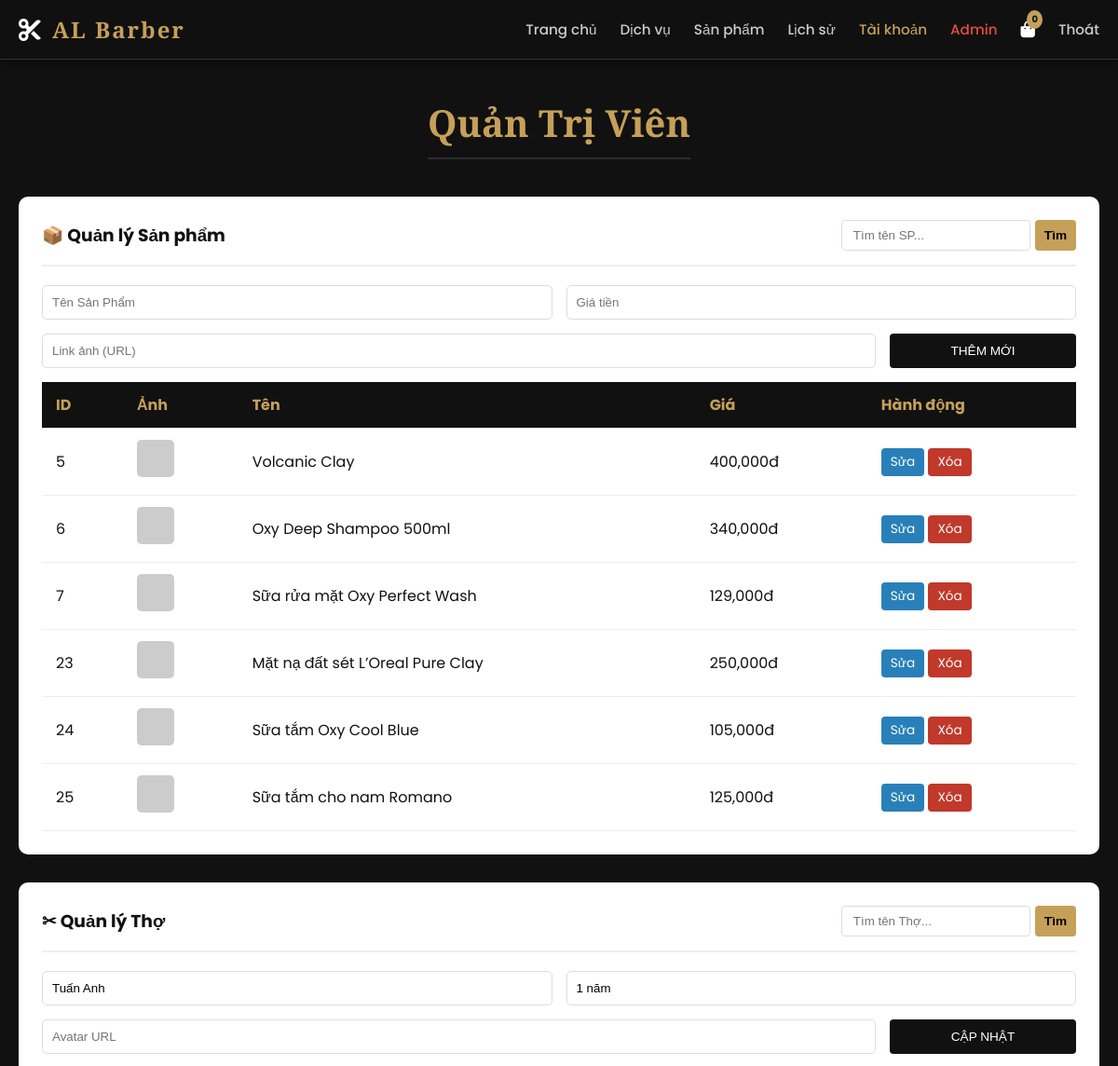
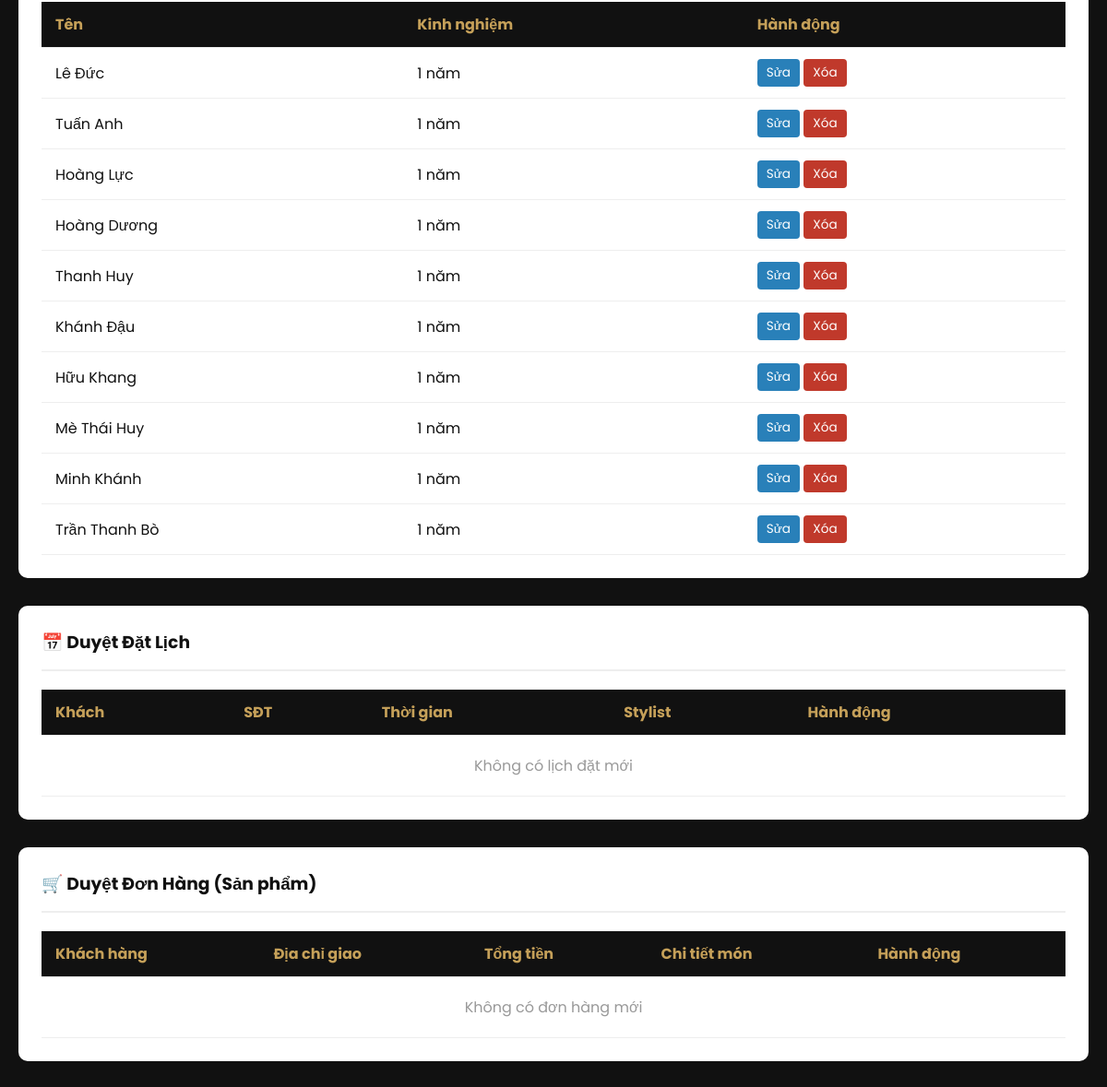
Screenshot of /index.php?page=admin&edit_s=4 (signed in) with the database file from the repository (2 pictures, top to bottom).
### tables this page shows
CREATE TABLE IF NOT EXISTS `products` (
  `id` int NOT NULL AUTO_INCREMENT,
  `name` varchar(100) NOT NULL,
  `price` int NOT NULL,
  `image` varchar(255) DEFAULT NULL,
  `description` text,
  PRIMARY KEY (`id`)
);

CREATE TABLE IF NOT EXISTS `stylists` (
  `id` int NOT NULL AUTO_INCREMENT,
  `name` varchar(100) NOT NULL,
  `experience` varchar(50) DEFAULT NULL,
  `avatar` varchar(255) DEFAULT NULL,
  PRIMARY KEY (`id`)
);

### pages/admin.php (the view, shortened to what this page needs)
<?php if (isset($_SESSION['role']) && $_SESSION['role']=='admin'): ?>
    <div class="container animate-fade">
        <div class="section-title"><h2>Quản Trị Viên</h2></div>
        <div class="admin-wrap">
            <div class="admin-header">
                <h3>📦 Quản lý Sản phẩm</h3>
                <form method="GET" class="search-form">
                    <input type="text" name="search_product" placeholder="Tìm tên SP..."
                           value="<?php echo isset($_GET['search_product']) ? htmlspecialchars($_GET['search_product']) : ''; ?>"
                           style="padding:8px 12px; border:1px solid #ddd; border-radius:4px; outline:none;">
                    <button type="submit" class="btn-action" style="background:var(--gold); color:black; font-weight:bold; border:none;">Tìm</button>
                </form>
            </div>
            <?php
            $p_edit = ['id'=>'', 'name'=>'', 'price'=>'', 'image'=>''];
            ?>
            <form method="POST">
                <div class="form-row">
                    <input type="text" name="p_name" placeholder="Tên Sản Phẩm" value="<?php echo $p_edit['name']; ?>" required>
                    <input type="number" name="p_price" placeholder="Giá tiền" value="<?php echo $p_edit['price']; ?>" required>
                </div>
                <div class="form-row">
                    <input type="text" name="p_image" placeholder="Link ảnh (URL)" value="<?php echo $p_edit['image']; ?>">
                    <button type="submit" name="save_product" class="btn-action" style="background:var(--black); width:100%; max-width:200px;">
                        <?php echo $p_edit['id'] ? 'CẬP NHẬT' : 'THÊM MỚI'; ?>
                    </button>
                </div>
            </form>
            <div style="overflow-x: auto;">
                <table>
                    <tr><th>ID</th><th>Ảnh</th><th>Tên</th><th>Giá</th><th>Hành động</th></tr>
                    <?php
                    $sql_p = "SELECT * FROM products";
                    $params_p = [];
                    $stmt = $conn->prepare($sql_p);
                    $stmt->execute($params_p);
                    while($r = $stmt->fetch()):
                    ?>
                    <tr>
                        <td><?php echo $r['id']; ?></td>
                        <td><img src="<?php echo $r['image']; ?>" style="width:40px; height:40px; object-fit:cover; border-radius:5px;" onerror="this.src='https://placehold.co/40'"></td>
                        <td><?php echo $r['name']; ?></td>
                        <td><?php echo number_format($r['price']); ?>đ</td>
                        <td>
                            <a href="index.php?page=admin&edit_p=<?php echo $r['id']; ?>" class="btn-action btn-edit">Sửa</a>
                            <a href="index.php?page=admin&delete_product=<?php echo $r['id']; ?>" onclick="return confirm('Xóa sản phẩm này?')" class="btn-action btn-delete">Xóa</a>
                        </td>
                    </tr>
                    <?php endwhile; ?>
                </table>
            </div>
        </div>
        <div class="admin-wrap">
            <div class="admin-header">
                <h3>✂ Quản lý Thợ</h3>
                <form method="GET" class="search-form">
                    <input type="text" name="search_stylist" placeholder="Tìm tên Thợ..."
                           value="<?php echo isset($_GET['search_stylist']) ? htmlspecialchars($_GET['search_stylist']) : ''; ?>"
                           style="padding:8px 12px; border:1px solid #ddd; border-radius:4px; outline:none;">
                    <button type="submit" class="btn-action" style="background:var(--gold); color:black; font-weight:bold; border:none;">Tìm</button>
                </form>
            </div>
            <?php
            $s_edit = ['id'=>'', 'name'=>'', 'experience'=>'', 'avatar'=>''];
            if(isset($_GET['edit_s'])) {
                $stmt = $conn->prepare("SELECT * FROM stylists WHERE id = ?");
                $stmt->execute([$_GET['edit_s']]);
                $s_edit = $stmt->fetch();
            }
            ?>
            <form method="POST">
                <div class="form-row">
                    <input type="text" name="s_name" placeholder="Tên Thợ" value="<?php echo $s_edit['name']; ?>" required>
                    <input type="text" name="s_exp" placeholder="Kinh nghiệm (VD: 5 năm)" value="<?php echo $s_edit['experience']; ?>" required>
                </div>
                <div class="form-row">
                    <input type="text" name="s_avatar" placeholder="Avatar URL" value="<?php echo $s_edit['avatar']; ?>">
                    <button type="submit" name="save_stylist" class="btn-action" style="background:var(--black); width:100%; max-width:200px;">
                        <?php echo $s_edit['id'] ? 'CẬP NHẬT' : 'THÊM MỚI'; ?>
                    </button>
                </div>
            </form>
            <div style="overflow-x: auto;">
                <table>
                    <tr><th>Tên</th><th>Kinh nghiệm</th><th>Hành động</th></tr>
                    <?php
                    $sql_s = "SELECT * FROM stylists";
                    $params_s = [];
                    $stmt = $conn->prepare($sql_s);
                    $stmt->execute($params_s);
                    while($r = $stmt->fetch()):
                    ?>
                    <tr>
                        <td><?php echo $r['name']; ?></td>
                        <td><?php echo $r['experience']; ?></td>
                        <td>
                            <a href="index.php?page=admin&edit_s=<?php echo $r['id']; ?>" class="btn-action btn-edit">Sửa</a>
                            <a href="index.php?page=admin&delete_stylist=<?php echo $r['id']; ?>" onclick="return confirm('Xóa thợ này?')" class="btn-action btn-delete">Xóa</a>
                        </td>
                    </tr>
                    <?php endwhile; ?>
                </table>
            </div>
        </div>
        <div class="admin-wrap">
            <div class="admin-header"><h3>📅 Duyệt Đặt Lịch</h3></div>
            <div style="overflow-x: auto;">
                <table>
                    <tr><th>Khách</th><th>SĐT</th><th>Thời gian</th><th>Stylist</th><th>Hành động</th></tr>
                    <?php
                    $stmt = $conn->prepare("SELECT * FROM bookings WHERE status='pending' ORDER BY created_at DESC");
                    $stmt->execute();
                    if($stmt->rowCount() == 0) echo "<tr><td colspan='5' style='text-align:center; color:#999; padding:20px'>Không có lịch đặt mới</td></tr>";
                    ?>
                </table>
            </div>
        </div>
        <div class="admin-wrap">
            <div class="admin-header"><h3>🛒 Duyệt Đơn Hàng (Sản phẩm)</h3></div>
            <div style="overflow-x: auto;">
                <table>
                    <tr>
                        <th>Khách hàng</th>
                        <th>Địa chỉ giao</th>
                        <th>Tổng tiền</th>
                        <th>Chi tiết món</th>
                        <th>Hành động</th>
                    </tr>
                    <?php
                    $stmt = $conn->prepare("SELECT * FROM orders WHERE status='pending' ORDER BY created_at DESC");
                    $stmt->execute();
                    if($stmt->rowCount() == 0) echo "<tr><td colspan='5' style='text-align:center; color:#999; padding:20px'>Không có đơn hàng mới</td></tr>";
                    ?>
                </table>
            </div>
        </div>
    </div>
<?php endif; ?>

### includes/header.php (style rules this page uses)
:root { --gold: #c5a059; --gold-light: #e6c888; --black: #111111; --dark: #1a1a1a; --gray: #2d2d2d; --text: #e0e0e0; --white: #ffffff; }
* { box-sizing: border-box; margin: 0; padding: 0; }
body { font-family: 'Poppins', sans-serif; background-color: var(--black); color: var(--text); overflow-x: hidden; }
a { text-decoration: none; color: inherit; transition: 0.3s ease; }
.admin-wrap { background: var(--white); color: var(--black); padding: 25px; border-radius: 10px; margin-bottom: 30px; overflow-x: auto; }
.admin-header { border-bottom: 2px solid #eee; margin-bottom: 20px; padding-bottom: 10px; }
.form-row { display: flex; gap: 15px; margin-bottom: 15px; flex-wrap: wrap; }
.form-row input, .form-row select { flex: 1; padding: 10px; border: 1px solid #ddd; border-radius: 5px; min-width: 200px; }
table { width: 100%; border-collapse: collapse; min-width: 600px; }
th, td { padding: 12px; text-align: left; border-bottom: 1px solid #eee; }
th { background: var(--black); color: var(--gold); }
.btn-action { padding: 5px 10px; border-radius: 4px; font-size: 0.85rem; color: white; border: none; cursor: pointer; text-decoration: none; display: inline-block; }
.btn-edit { background: #2980b9; }
.btn-delete { background: #c0392b; }
.container { max-width: 1200px; margin: 40px auto; padding: 0 20px; min-height: 60vh; }
.section-title { text-align: center; margin-bottom: 40px; }
.section-title h2 { font-family: 'Playfair Display', serif; font-size: 2.5rem; color: var(--gold); border-bottom: 2px solid var(--gray); padding-bottom: 10px; display: inline-block; }
.animate-fade { animation: fadeIn 1s ease forwards; opacity: 0; }

### pages/admin.php (style rules this page uses)
table { width: 100%; border-collapse: collapse; min-width: 800px; }
th, td { white-space: nowrap; padding: 12px 15px; }
.admin-header { display: flex; justify-content: space-between; align-items: center; flex-wrap: wrap; gap: 15px; margin-bottom: 20px; border-bottom: 2px solid #eee; padding-bottom: 15px; }
.search-form { display: flex; gap: 5px; }

### rows the page displays
products: id "5", name "Volcanic Clay", price "400,000"
products: id "6", name "Oxy Deep Shampoo 500ml", price "340,000"
products: id "7", name "Sữa rửa mặt Oxy Perfect Wash", price "129,000"
products: id "23", name "Mặt nạ đất sét L’Oreal Pure Clay", price "250,000"
products: id "24", name "Sữa tắm Oxy Cool Blue", price "105,000"
products: id "25", name "Sữa tắm cho nam Romano", price "125,000"
stylists: s_name "Tuấn Anh", s_exp "1 năm", name "Tuấn Anh", experience "1 năm"
stylists: name "Lê Đức", experience "1 năm"
stylists: name "Hoàng Lực", experience "1 năm"
stylists: name "Hoàng Dương", experience "1 năm"
stylists: name "Thanh Huy", experience "1 năm"
stylists: name "Khánh Đậu", experience "1 năm"
stylists: name "Hữu Khang", experience "1 năm"
stylists: name "Mè Thái Huy", experience "1 năm"
stylists: name "Minh Khánh", experience "1 năm"
stylists: name "Trần Thanh Bò", experience "1 năm"
